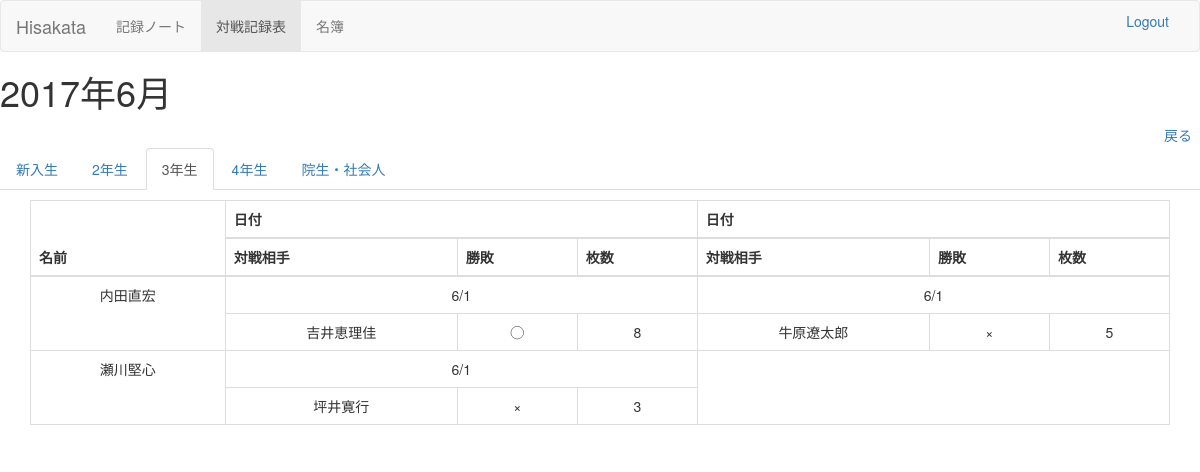
Before: /hisakata/table/2017/6/3/ (signed in) with the older database file.
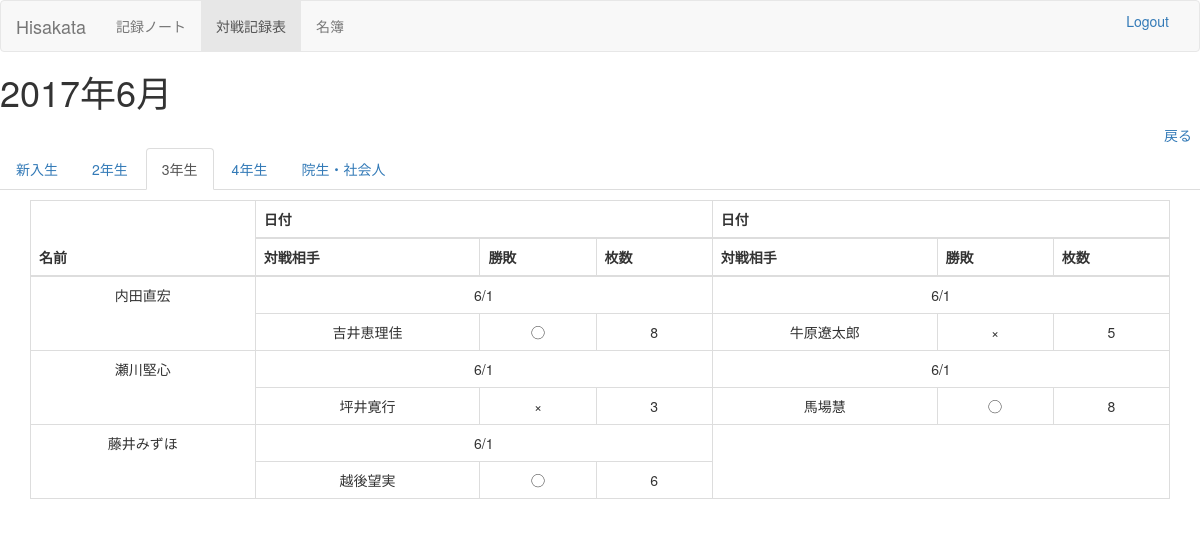
After: the same page with the newer database file.
### hisakata/models.py (models this page shows, shortened)
class Player(models.Model):
    GRADE_CHOICE = [
        (0, '未登録'),
        (1, '新入生'),
        (2, '2年生'),
        (3, '3年生'),
        (4, '4年生'),
        (5, '院生・社会人'),
        (6, 'ゲスト'),
    ]
    name = models.CharField(max_length=20)
    match = models.ManyToManyField('Match', through='Playing', through_fields=('player', 'match'))
    grade = models.IntegerField(choices=GRADE_CHOICE, default=0)  # 基本学年(1-4,5),ゲスト6,未登録0
    class Meta:
        ordering = ['grade']

class Playing(models.Model):
    PLAYER_CHOICES = (
        (1, 'player1'),
        (2, 'player2'),
    )
    player = models.ForeignKey(Player, on_delete=models.CASCADE)
    match = models.ForeignKey(Match, on_delete=models.CASCADE)
    player_num = models.IntegerField(choices=PLAYER_CHOICES, default=1)
    class Meta:
        ordering = ['match__round__class_date__date',]

class Match(models.Model):
    WINNER_CHOICES = (
        (0, 'Undecided'),
        (1, 'player1'),
        (2, 'player2'),
    )
    round = models.ForeignKey('Round', on_delete=models.CASCADE)
    winner = models.IntegerField(choices=WINNER_CHOICES, default=0)  # player1が勝ちなら1, player2の勝ちなら2, 未定なら0
    result = models.IntegerField(default=0)
    class Meta:
        ordering = ['id']
    def player1(self):
        return self.playing_set.get(player_num=1).player.name
    def player2(self):
        return self.playing_set.get(player_num=2).player.name

class Round(models.Model):
    class_date = models.ForeignKey('Date', on_delete=models.CASCADE)
    round = models.CharField(default='1', max_length=3)
    comment = models.TextField(default='詠)', null=True, blank=True)
    class Meta:
        ordering = ['round']

class Date(models.Model):
    date = models.DateField()
    class Meta:
        ordering = ['date']

### hisakata/views.py (the view)
# urls.py: url(r'^table/(?P<year>[0-9]+)/(?P<month>[0-9]+)/(?P<grade>[0-9]+)/$', views.tableview, name='table'),
@login_required
def tableview(request, year, month, grade):
    player = []
    for one in models.Player.objects.all():
        flag = False
        if one.grade == int(grade):
            for match in one.match.all():
                if match.round.class_date.date.year == int(year) and match.round.class_date.date.month == int(month):
                    flag = True
        if flag:
            player.append(one)
    max_num = max([one.match.count() for one in player])
    return render(request, 'hisakata/table.html', {'year': year,
                                                   'month': month,
                                                   'player': player,
                                                   'max_num': range(max_num),
                                                   'grade': int(grade),
                                                   })

### hisakata/templates/hisakata/table.html (shortened to what the changed rows need)
{% extends "hisakata/base.html" %}
{% block content %}
    <h1>{{ year }}年{{ month }}月</h1>
    <div class="container">
        <div class="table-responsive">
            <table class="table table-bordered">
                <thead>
                <tr>
                    <th rowspan="2">名前</th>
                    {% for i in max_num %}
                        <th colspan="3">日付</th>
                    {% endfor %}
                </tr>
                <tr>
                    {% for i in max_num %}
                        <th>対戦相手</th>
                        <th>勝敗</th>
                        <th>枚数</th>
                    {% endfor %}
                </tr>
                </thead>
                <tbody>
                {% for one in player %}
                    <tr>
                        <td rowspan="2">{{ one.name }}</td>
                        {% for playing in one.playing_set.all %}
                            <td colspan="3">{{ playing.match.round.class_date.date.month }}/{{ playing.match.round.class_date.date.day }}</td>
                        {% endfor %}
                    </tr>
                    <tr>
                        {% for playing in one.playing_set.all %}
                            {% if playing.player_num == 1 %}
                                <td>{{ playing.match.player2 }}</td>
                                {% if playing.match.winner == 1 %}
                                    <td>◯</td>
                                {% elif playing.match.winner == 2 %}
                                    <td>×</td>
                                {% else %}
                                    <td>△</td>
                                {% endif %}
                            {% else %}
                                <td>{{ playing.match.player1 }}</td>
                                {% if playing.match.winner == 1 %}
                                    <td>×</td>
                                {% elif playing.match.winner == 2 %}
                                    <td>◯</td>
                                {% else %}
                                    <td>△</td>
                                {% endif %}
                            {% endif %}
                            {% if playing.match.winner == 0 %}
                                <td></td>
                            {% else %}
                                <td>{{ playing.match.result }}</td>
                            {% endif %}
                        {% endfor %}
                    </tr>
                {% endfor %}
                </tbody>
            </table>
        </div>
    </div>
{% endblock %}

Changed rows visible on the page:
added Playing: match.round.class_date.date.month "6", match.round.class_date.date.day "1", match.player1 "馬場慧", match.result "8", shown under Player "瀬川堅心"
added Player: name "藤井みずほ"
added Playing: match.round.class_date.date.month "6", match.round.class_date.date.day "1", match.player1 "越後望実", match.result "6"
